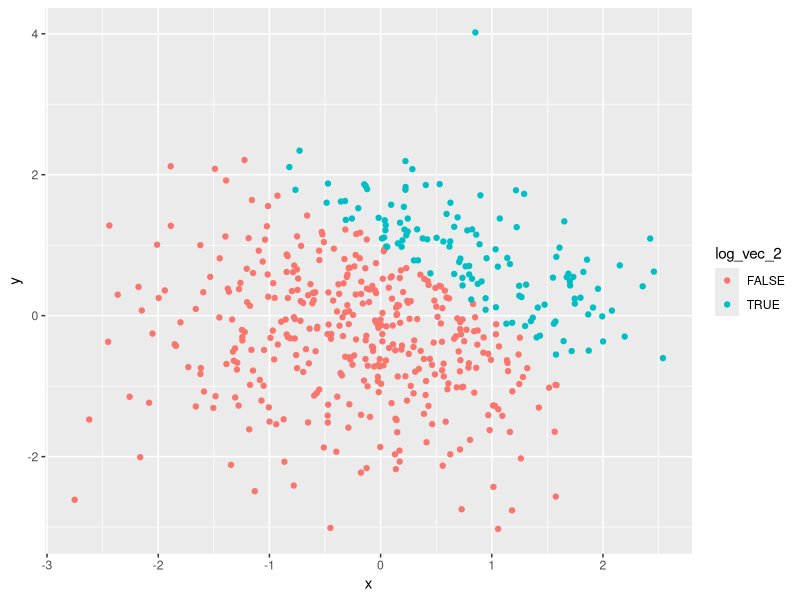
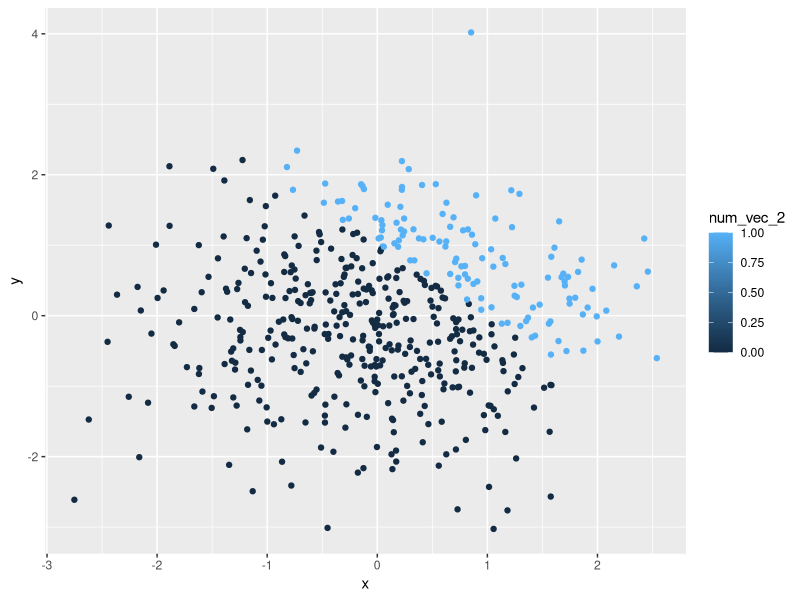
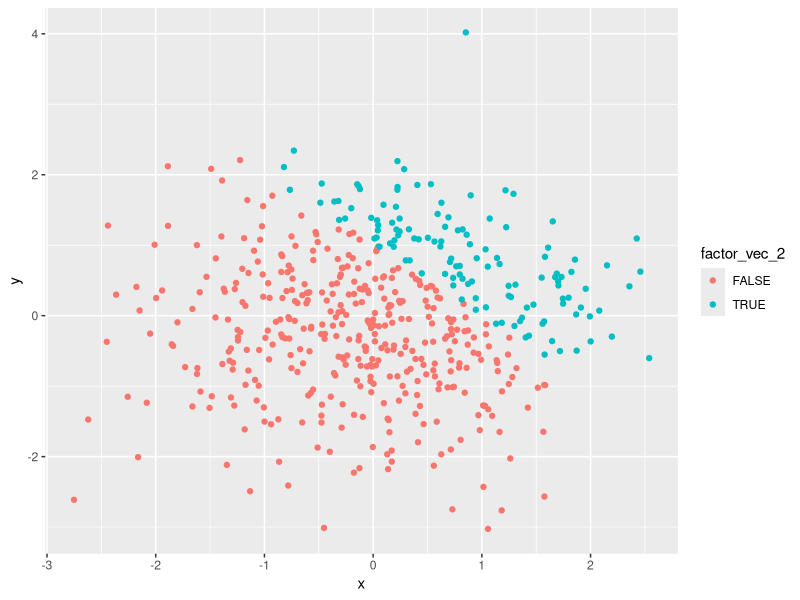
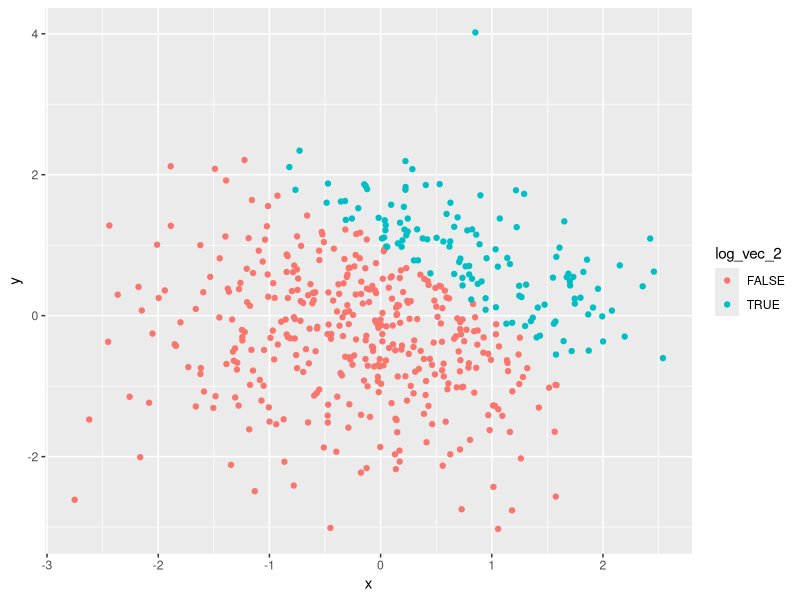

Write R code to recreate these figures, in order.
## ---- chunk 1
knitr::opts_chunk$set(echo = TRUE)
## ---- chunk 2
#create dataframe
library(tidyverse)
set.seed(1234)
df_problem1 = tibble(
  norm_samp = rnorm(8),
  log_vec = norm_samp > 0,
  char_vec = c("Monday", "Tuesday", "Wednesday", "Thursday", "Friday", "January", "February", "March"),
  factor_vec = factor(c("day","week","month","day","week","month","day","week"))
)
## ---- chunk 3
# take means of each variable
mean(pull(df_problem1, norm_samp))
mean(pull(df_problem1, log_vec))
mean(pull(df_problem1, char_vec))
mean(pull(df_problem1, factor_vec))
## ---- chunk 4
#convert variables and multiple variables
as.numeric(pull(df_problem1, log_vec))*(pull(df_problem1, norm_samp))
as.factor(pull(df_problem1, log_vec))*(pull(df_problem1, norm_samp))
as.numeric((as.factor(pull(df_problem1, log_vec))))*(pull(df_problem1, norm_samp))
## ---- chunk 5
#create a new dataframe for problem 2
set.seed(4321)
df_problem2 = tibble(
  x = rnorm(500),
  y = rnorm(500),
  log_vec_2 = x + y > 1,
  num_vec_2 = as.numeric(log_vec_2),
  factor_vec_2 = as.factor(log_vec_2)
)
## ---- chunk 6
#load library and create scatterplot 1
library(ggplot2)
ggplot(df_problem2, aes(x=x, y=y, color = log_vec_2)) + geom_point()
#export scatterplot_1
ggsave("scatterplot_1.pdf", plot = last_plot(), height = 4, width = 6)
## ---- chunk 7
#create scatterplot 2 and 3
ggplot(df_problem2, aes(x=x, y=y, color = num_vec_2)) + geom_point()
ggplot(df_problem2, aes(x=x, y=y, color = factor_vec_2)) + geom_point()
